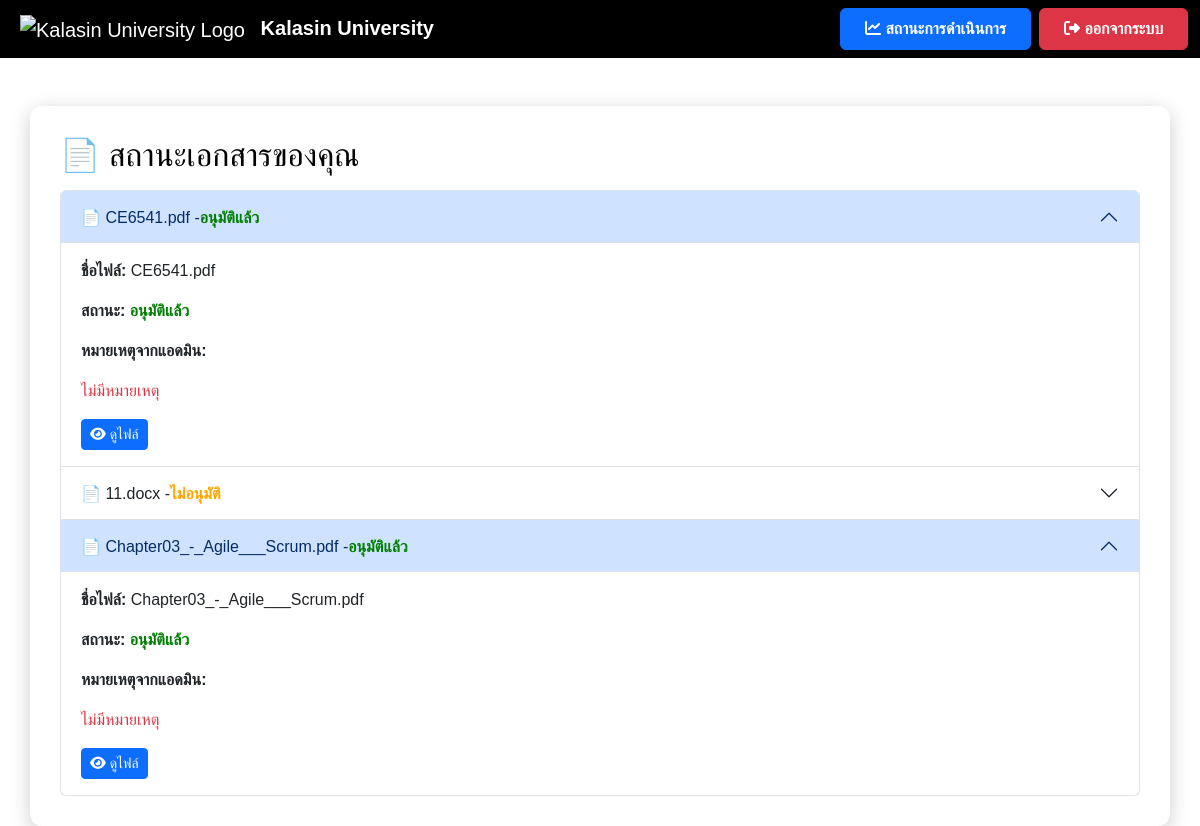
The page /status (signed in) on the database as committed earlier.
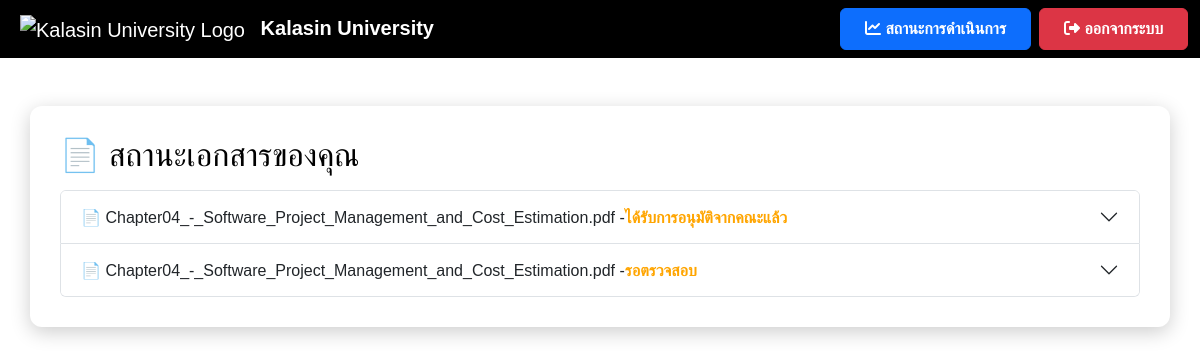
The same page on the database as committed later.
### app.py (models this page shows)
class File(db.Model):
    id = db.Column(db.Integer, primary_key=True)
    filename = db.Column(db.String(255), nullable=False)
    file_path = db.Column(db.String(255), nullable=True)  # ✅ เพิ่มฟิลด์นี้
    status = db.Column(db.String(50), nullable=False, default="รอตรวจสอบ")
    comment = db.Column(db.Text, nullable=True)
    user_id = db.Column(db.Integer, db.ForeignKey('user.id'), nullable=False)

### app.py (the view)
@app.route('/status')
def status():
    if 'user_id' not in session:
        return redirect(url_for('login'))
    user = User.query.get(session['user_id'])
    files = File.query.filter_by(user_id=user.id).all()
    for file in files:
        print(f"ไฟล์: {file.filename}, สถานะ: {file.status}, หมายเหตุ: {file.comment}")
    return render_template('status.html', username=user.username, files=files)

### templates/status.html (shortened to what this page needs)
<!DOCTYPE html>
<html lang="th">
<head>
    <link href="https://cdn.jsdelivr.net/npm/bootstrap@5.3.3/dist/css/bootstrap.min.css" rel="stylesheet">
    <link rel="stylesheet" href="https://cdnjs.cloudflare.com/ajax/libs/font-awesome/6.4.2/css/all.min.css">
</head>
<body>
    <nav class="navbar navbar-expand-lg navbar-dark">
        <div class="container-fluid">
            <a class="navbar-brand ms-2" href="{{ url_for('user_dashboard') }}">
                <img src="https://upload.wikimedia.org/wikipedia/th/thumb/4/4e/Kalasin_University_Seal.svg/1200px-Kalasin_University_Seal.svg.png" alt="Kalasin University Logo" style="height: 50px; margin-right: 10px;">
                <strong>Kalasin University</strong>
            </a>
            <div class="ms-auto d-flex">
                <a href="{{ url_for('status') }}" class="btn btn-primary fw-bold px-4 py-2 me-2">
                    <i class="fas fa-chart-line"></i> สถานะการดำเนินการ
                </a>
                <a href="#" onclick="logout()" class="btn btn-danger fw-bold px-4 py-2">
                    <i class="fas fa-sign-out-alt"></i> ออกจากระบบ
                </a>
            </div>
        </div>
    </nav>
    <div class="container container-custom mt-5">
        <h2>📄 สถานะเอกสารของคุณ</h2>
        <div id="fileStatusContainer">
            <div class="accordion mt-3" id="fileStatusAccordion">
                {% if files %}
                    {% for file in files %}
                        <div class="accordion-item">
                            <h2 class="accordion-header" id="heading{{ file.id }}">
                                <button class="accordion-button {% if file.status != 'อนุมัติแล้ว' %}collapsed{% endif %}"
                                        type="button" data-bs-toggle="collapse"
                                        data-bs-target="#collapse{{ file.id }}"
                                        aria-expanded="false" aria-controls="collapse{{ file.id }}">
                                    📄 {{ file.filename }} -
                                    <span id="status-{{ file.id }}" class="{% if file.status == 'อนุมัติแล้ว' %}status-approved{% else %}status-pending{% endif %}">
                                        {{ file.status }}
                                    </span>
                                </button>
                            </h2>
                            <div id="collapse{{ file.id }}" class="accordion-collapse collapse {% if file.status == 'อนุมัติแล้ว' %}show{% endif %}"
                                 aria-labelledby="heading{{ file.id }}" data-bs-parent="#fileStatusAccordion">
                                <div class="accordion-body">
                                    <p><strong>ชื่อไฟล์:</strong> {{ file.filename }}</p>
                                    <p><strong>สถานะ:</strong>
                                        <span id="status-{{ file.id }}" class="{% if file.status == 'อนุมัติแล้ว' %}status-approved{% elif file.status == 'รอตรวจสอบ' %}status-pending{% else %}status-rejected{% endif %}">
                                            {{ file.status }}
                                        </span>
                                    </p>
                                    <p><strong>หมายเหตุจากแอดมิน:</strong></p>
                                    <p id="admin-comment-{{ file.id }}" class="text-danger">
                                        {{ file.comment if file.comment else 'ไม่มีหมายเหตุ' }}
                                    </p>
                                    <a href="{{ url_for('uploaded_file', filename=file.filename) }}" class="btn btn-sm btn-primary" target="_blank">
                                        <i class="fas fa-eye"></i> ดูไฟล์
                                    </a>
                                </div>
                            </div>
                        </div>
                    {% endfor %}
                {% else %}
                    <p class="text-muted">⛔ คุณยังไม่มีไฟล์ที่ส่งคำขอ</p>
                {% endif %}
            </div>
        </div>
    </div>
</body>
</html>

Rows that differ between the two databases and show on the page:
removed File: filename "11.docx", status "ไม่อนุมัติ"
removed File: filename "Chapter03_-_Agile___Scrum.pdf", status "อนุมัติแล้ว", comment "ไม่มีหมายเหตุ"
changed File: filename "CE6541.pdf" → "Chapter04_-_Software_Project_Management_and_Cost_Estimation.pdf"; status "อนุมัติแล้ว" → "ได้รับการอนุมัติจากคณะแล้ว"; filename "CE6541.pdf" → (not shown); status "อนุมัติแล้ว" → (not shown); comment "ไม่มีหมายเหตุ" → (not shown)
added File: filename "Chapter04_-_Software_Project_Management_and_Cost_Estimation.pdf", status "รอตรวจสอบ"
